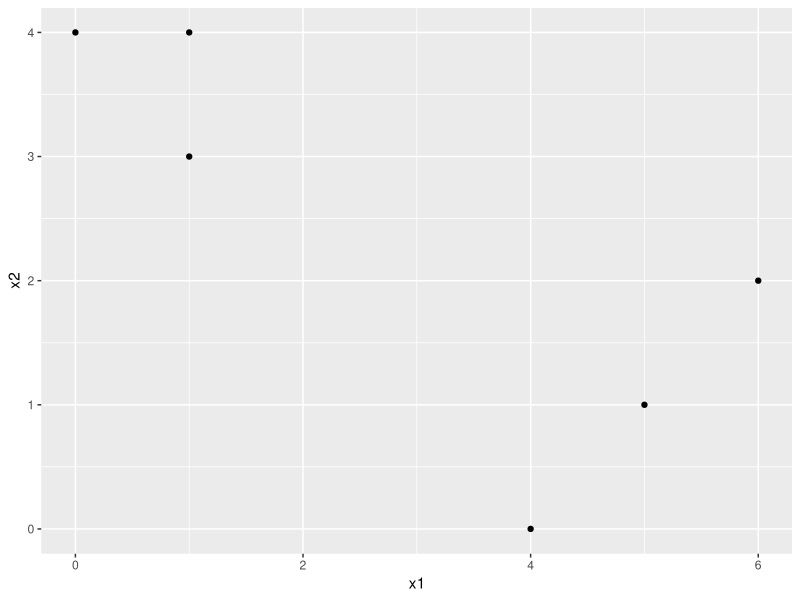
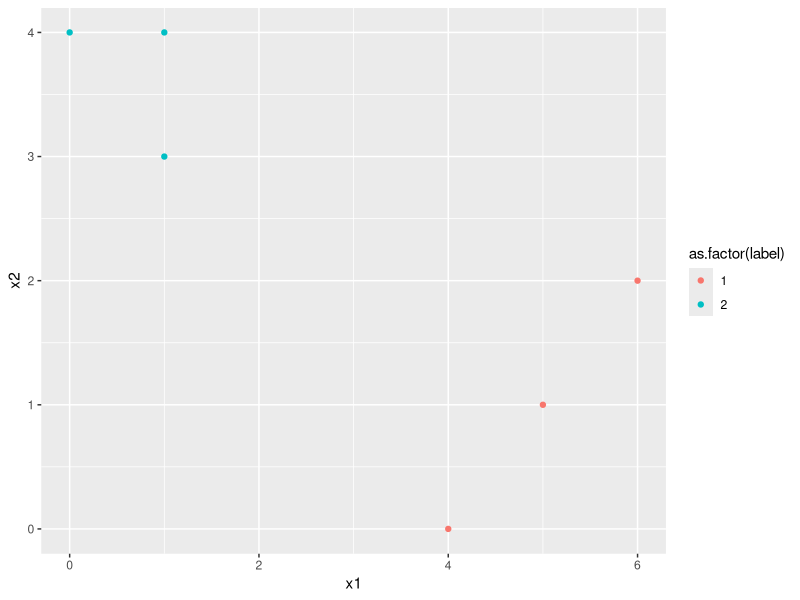
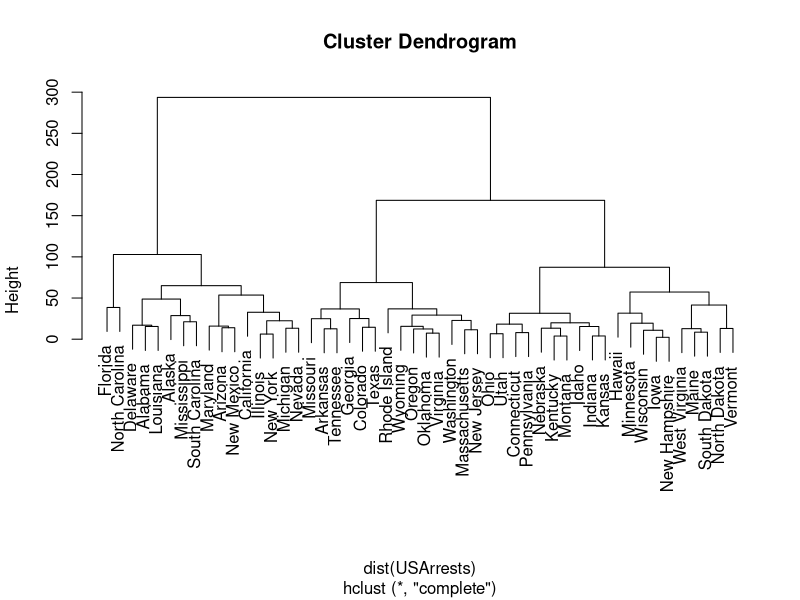
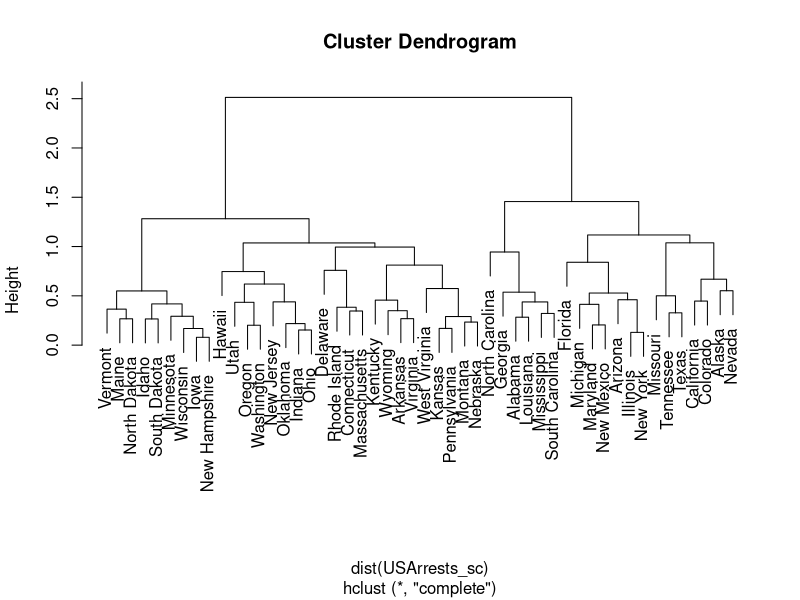
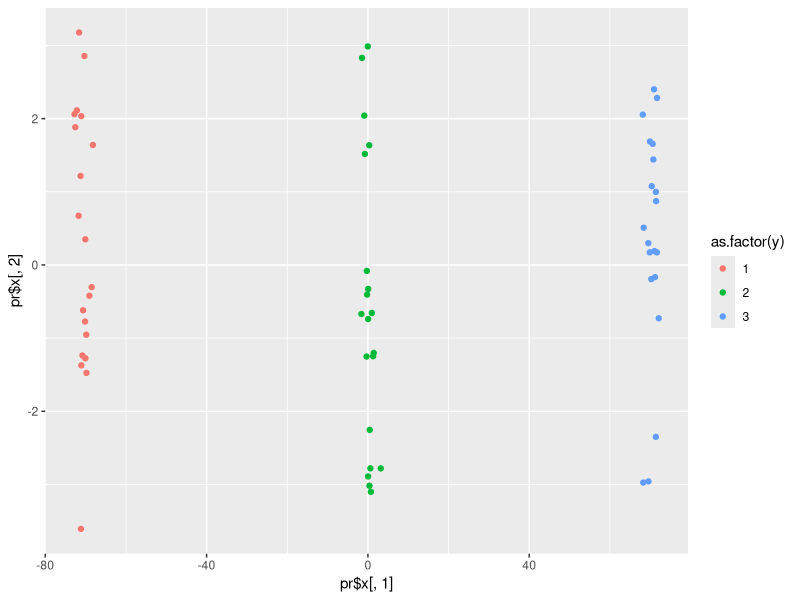

Write the R code that produced these figures, in order.
## ---- chunk 1
knitr::opts_chunk$set(echo = TRUE)
library(ggplot2)
## ---- chunk 2
x1 <- c(1,1,0,5,6,4)
x2 <- c(4,3,4,1,2,0)
x <- data.frame(x1,x2)
ggplot(data = x)+
  geom_point(aes(x=x1,y=x2))
## ---- chunk 3
set.seed(3)
set1 <- sample(6,3)
set2 <- -set1
label <- rep(NA,6)
label[set1] <- 1
label[set2] <- 2
y <- cbind(x,label)
y
## ---- chunk 4
cen1 <- colMeans(x[set1,])
cen2 <- colMeans(x[set2,])
print(list(centroid1=cen1, centroid2=cen2))
## ---- chunk 5
disvec <- function(x,y){
  return(sum((x-y)^2))
}
set1 <- c()
set2 <- c()
for(i in 1:6){
  dis1 <- disvec(x[i,], cen1)
  dis2 <- disvec(x[i,], cen2)
  if (dis1 < dis2){set1 <- c(set1,i)}
  else{set2 <- c(set2,i)}
}
label[set1] <- 1
label[set2] <- 2
y <- cbind(x,label)
y
## ---- chunk 6
cen1 <- colMeans(x[set1,])
cen2 <- colMeans(x[set2,])
set1 <- c()
set2 <- c()
for(i in 1:6){
  dis1 <- disvec(x[i,], cen1)
  dis2 <- disvec(x[i,], cen2)
  if (dis1 < dis2){set1 <- c(set1,i)}
  else{set2 <- c(set2,i)}
}
label[set1] <- 1
label[set2] <- 2
y <- cbind(x,label)
y
## ---- chunk 7
ggplot(data = y)+
  geom_point(aes(x=x1,y=x2,color=as.factor(label)))
## ---- chunk 8
attach(USArrests)
us_hcl <- hclust(dist(USArrests), method = "complete")
plot(us_hcl)
## ---- chunk 9
cutree(us_hcl,3)
table(cutree(us_hcl,3))
## ---- chunk 10
USArrests_sc <- scale(USArrests, center = F, scale = T)
us_hcl_sc <- hclust(dist(USArrests_sc), method = "complete")
plot(us_hcl_sc)
## ---- chunk 11
cutree(us_hcl_sc,3)
table(cutree(us_hcl_sc,3))
## ---- chunk 12
X1 <- matrix(rnorm(20*50), ncol = 50)
X2 <- matrix(rnorm(20*50, mean = 10), ncol = 50)
X3 <- matrix(rnorm(20*50, mean = 20), ncol = 50)
X <- rbind(X1,X2,X3)
## ---- chunk 13
pr <- prcomp(X)
summary(pr)
pr$x[,1:2]
y <- rep(1:3, c(20,20,20))
XX <- as.data.frame(cbind(X,y))
ggplot(data = XX)+
  geom_point(aes(x=pr$x[,1],y=pr$x[,2],color=as.factor(y)))
## ---- chunk 14
set.seed(2)
km <- kmeans(X,3,nstart = 20)
table(km$cluster, y)
## ---- chunk 15
set.seed(3)
km1 <- kmeans(X,2,nstart = 20)
table(km1$cluster, y)
## ---- chunk 16
set.seed(3)
km2 <- kmeans(X,4,nstart = 20)
table(km2$cluster, y)
## ---- chunk 17
km_pr <- kmeans(pr$x[,1:2],3,nstart = 20)
km_pr$cluster
table(km_pr$cluster, y)
## ---- chunk 18
X_sc <- scale(X,center = F,scale = T)
set.seed(3)
km_sc <- kmeans(X_sc,3,nstart = 20)
table(km_sc$cluster,y)
